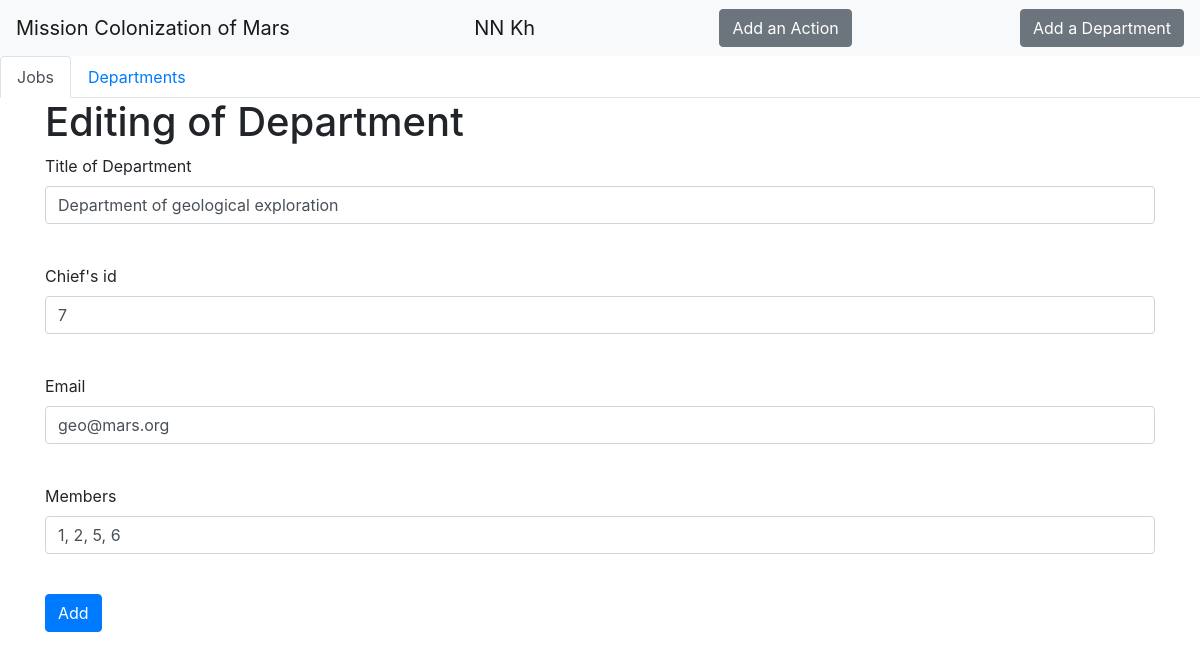
Page /departments/2 (signed in) on the committed database.
### data/users.py (models this page shows, shortened)
class User(SqlAlchemyBase, UserMixin):
    __tablename__ = "users"
    id = sqlalchemy.Column(sqlalchemy.Integer,
                           primary_key=True, autoincrement=True)
    surname = sqlalchemy.Column(sqlalchemy.String)
    name = sqlalchemy.Column(sqlalchemy.String)
    age = sqlalchemy.Column(sqlalchemy.Integer)
    position = sqlalchemy.Column(sqlalchemy.String)
    speciality = sqlalchemy.Column(sqlalchemy.String)
    address = sqlalchemy.Column(sqlalchemy.String)
    email = sqlalchemy.Column(sqlalchemy.String, unique=True)
    hashed_password = sqlalchemy.Column(sqlalchemy.String)
    modified_date = sqlalchemy.Column(sqlalchemy.DateTime)
    department = orm.relation("Department")
    job = orm.relation("Jobs")

### data/department.py (models this page shows, shortened)
class Department(SqlAlchemyBase):
	__tablename__ = "departments"
	id = sqlalchemy.Column(sqlalchemy.Integer, primary_key=True, autoincrement=True)
	title = sqlalchemy.Column(sqlalchemy.String)
	chief = sqlalchemy.Column(sqlalchemy.Integer, sqlalchemy.ForeignKey("users.id"))
	email = sqlalchemy.Column(sqlalchemy.String)
	members = sqlalchemy.Column(sqlalchemy.String)
	user = orm.relation("User")

### main.py (the view, shortened to what this page needs)
@app.route('/departments/<int:id>', methods=['GET', 'POST'])
@login_required
def edit_departments(id):
	form = DepartmentsForm()
	if request.method == "GET":
		db_sess = db_session.create_session()
		departments = db_sess.query(Department).filter(Department.id == id, Department.user == current_user).first()
		if departments:
			form.title.data = departments.title
			form.chief.data = departments.chief
			form.email.data = departments.email
			form.members.data = departments.members
		else:
			abort(404)
	return render_template('departments.html', title='Editing of Department', form=form)

### forms/departments.py
class DepartmentsForm(FlaskForm):
    title = StringField("Title of Department", validators=[DataRequired()])
    chief = IntegerField("Chief's id", validators=[DataRequired()])
    email = EmailField("Email", validators=[DataRequired()])
    members = StringField("Members", validators=[DataRequired()])
    submit = SubmitField("Add")

### data/db_session.py (called while the page is built)
def create_session() -> Session:
    global __factory
    print(__factory)
    return __factory()

### main.py (called while the page is built)
@login_manager.user_loader
def load_user(user_id):
	db_sess = db_session.create_session()
	return db_sess.query(User).get(user_id)

### templates/departments.html (shortened to what this page needs)
{% extends "base.html" %}
{% block content %}
<h1>{{ title }}</h1>
<form action="" method="post">
    <p>
        {{ form.title.label }}<br>
        {{ form.title(class="form-control") }}<br>
    </p>
    <p>
        {{ form.chief.label }}<br>
        {{ form.chief(class="form-control") }}<br>
    </p>
    <p>
        {{ form.email.label }}<br>
        {{ form.email(class="form-control") }}<br>
    </p>
    <p>
        {{ form.members.label }}<br>
        {{ form.members(class="form-control") }}<br>
    </p>
    <p>{{ form.submit(type="submit", class="btn btn-primary") }}</p>
</form>
{% endblock %}

### templates/base.html (shortened to what this page needs)
<!doctype html>
<html lang="en">
<head>
    <link rel="stylesheet" href="../static/css/style.css" />
    <link rel="stylesheet"
          href="https://stackpath.bootstrapcdn.com/bootstrap/4.4.1/css/bootstrap.min.css"
>
</head>
<body>
<header>
    <nav class="navbar navbar-light bg-light">
        <a class="navbar-brand" href="#">Mission Colonization of Mars</a>
        {% if current_user.is_authenticated %}
    <a class="navbar-brand" href="/logout">{{ current_user.name }} {{ current_user.surname }}</a>
    <a href="/jobs" class="btn btn-secondary">Add an Action</a>
    <a href="/departments" class="btn btn-secondary">Add a Department</a>
{% else %}
    <p>
        <a class="btn btn-primary " href="/register">Sign Up</a>
        <a class="btn btn-success" href="/login">Sign In</a>
    </p>
{% endif %}
    </nav>
    <ul class="nav nav-tabs">
  <li class="nav-item">
    <a class="nav-link active" href="/j">Jobs</a>
  </li>
  <li class="nav-item">
    <a class="nav-link" href="/d">Departments</a>
  </li>
    </ul>
</header>
<main role="main" class="container">
    {% block content %}{% endblock %}
</main>
</body>
</html>

### rows in the picture
User: name "NN", surname "Kh"
Department: title "Department of geological exploration", chief "7", email "geo@mars.org", members "1, 2, 5, 6"

### other values in the picture
{{ title }} "Editing of Department"
